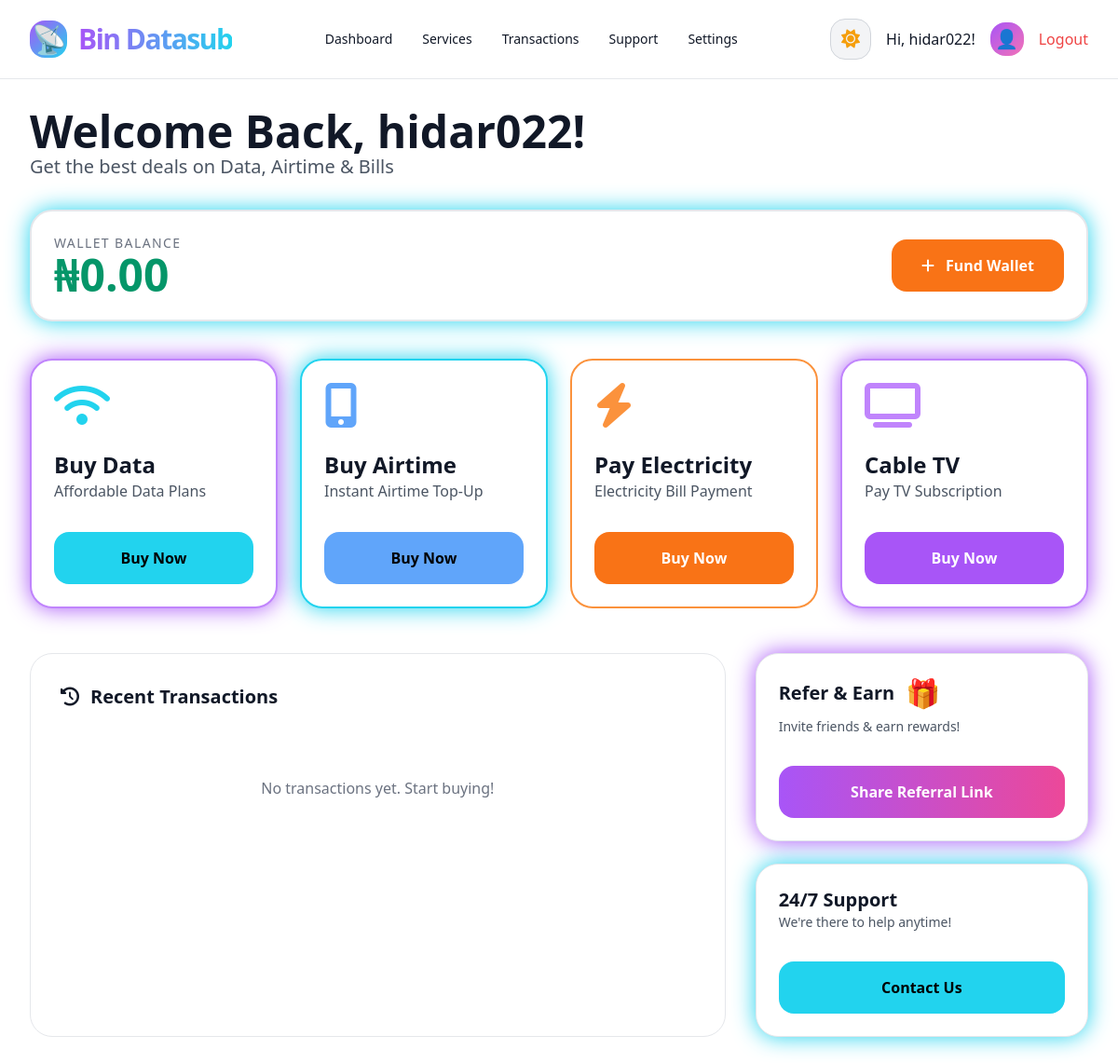
Before: /dashboard/ (signed in) with the older database file.
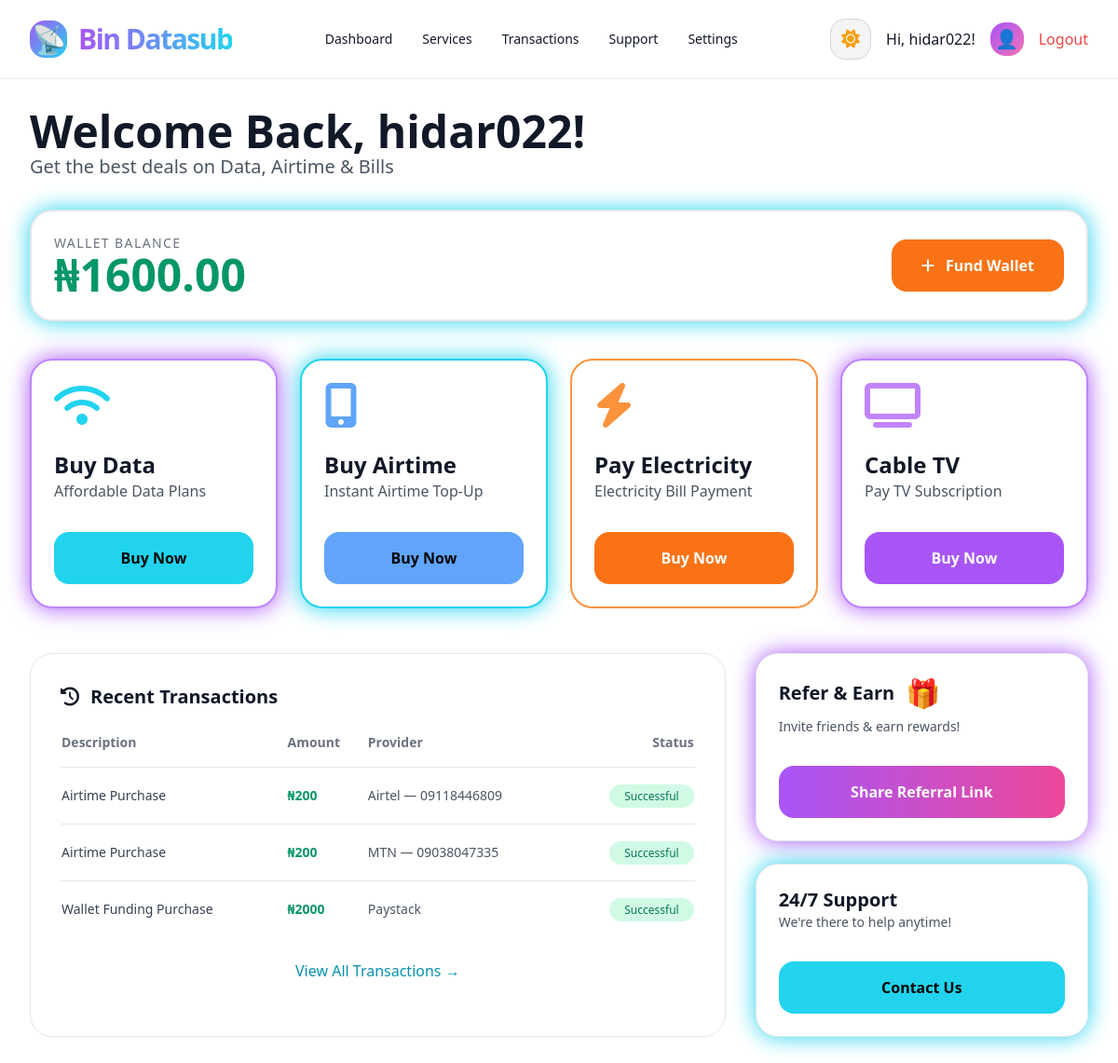
After: the same page with the newer database file.
### vtuapp/models.py (models this page shows, shortened)
class Wallet(models.Model):
    user = models.OneToOneField(User, on_delete=models.CASCADE, related_name='wallet')
    balance = models.DecimalField(max_digits=12, decimal_places=2, default=0.00)
    pin = models.CharField(max_length=128, blank=True, null=True)

class Transaction(models.Model):
    user = models.ForeignKey(User, on_delete=models.CASCADE)
    transaction_type = models.CharField(max_length=50) # Airtime, Data, etc.
    amount = models.DecimalField(max_digits=10, decimal_places=2)
    provider = models.CharField(max_length=100, blank=True)
    phone_or_meter = models.CharField(max_length=50, blank=True)
    status = models.CharField(max_length=20, default='Successful')
    timestamp = models.DateTimeField(auto_now_add=True)

### vtuapp/views.py (the view)
# urls.py: path('dashboard/', views.dashboard, name='dashboard'),
@login_required
def dashboard(request):
    wallet = request.user.wallet
    transactions = Transaction.objects.filter(user=request.user).order_by('-timestamp')[:4]
    return render(request, 'vtuapp/dashboard.html', {
        'wallet': wallet,
        'transactions': transactions
    })

### vtuapp/templates/vtuapp/dashboard.html (shortened to what the changed rows need)
{% extends 'vtuapp/base.html' %}
{% block content %}
<div class="max-w-screen-2xl mx-auto px-4 md:px-8 py-8">
    <h1 class="text-3xl md:text-5xl font-bold text-gray-900 dark:text-white">
        Welcome Back, {{ request.user.username }}!
    </h1>
    <div class="mt-8 bg-white dark:bg-gradient-to-r dark:from-[#1a174a] dark:to-[#120f2e]
                border-2 border-gray-200 dark:border-cyan-400 rounded-3xl p-5 md:p-6
                flex flex-col sm:flex-row items-start sm:items-center justify-between gap-4 neon-cyan">
        <div>
            <p class="uppercase text-xs md:text-sm tracking-widest text-gray-500 dark:text-cyan-300">
                Wallet Balance
            </p>
            <p class="text-4xl md:text-5xl font-bold text-emerald-600 dark:text-cyan-400">
                ₦{{ wallet.balance|floatformat:2 }}
            </p>
        </div>
    </div>
    <div class="mt-12 grid grid-cols-1 lg:grid-cols-12 gap-6 md:gap-8">
        <div class="lg:col-span-8 bg-white dark:bg-[#12123a] border border-gray-200 dark:border-gray-700 rounded-3xl p-5 md:p-8">
            <h2 class="text-xl font-semibold mb-6 flex items-center gap-3 text-gray-900 dark:text-white">
                <i class="fas fa-history"></i> Recent Transactions
            </h2>
            {% if transactions %}
                <div class="overflow-x-auto">
                    <table class="w-full text-sm min-w-[600px]">
                        <thead>
                            <tr class="border-b border-gray-200 dark:border-gray-700 text-left text-xs md:text-sm text-gray-500 dark:text-gray-400">
                                <th class="pb-4">Description</th>
                                <th class="pb-4">Amount</th>
                                <th class="pb-4">Provider</th>
                                <th class="pb-4 text-right">Status</th>
                            </tr>
                        </thead>
                        <tbody class="divide-y divide-gray-200 dark:divide-gray-800">
                            {% for tx in transactions %}
                            <tr>
                                <td class="py-5 text-gray-700 dark:text-gray-300">{{ tx.transaction_type }} Purchase</td>
                                <td class="py-5 font-semibold text-emerald-600 dark:text-emerald-400">₦{{ tx.amount|floatformat:0 }}</td>
                                <td class="py-5 text-gray-600 dark:text-gray-400">
                                    {{ tx.provider }} {% if tx.phone_or_meter %}— {{ tx.phone_or_meter }}{% endif %}
                                </td>
                                <td class="py-5 text-right">
                                    <span class="bg-emerald-100 dark:bg-emerald-500/20 text-emerald-700 dark:text-emerald-400 px-4 py-1 rounded-3xl text-xs font-medium">
                                        Successful
                                    </span>
                                </td>
                            </tr>
                            {% endfor %}
                        </tbody>
                    </table>
                </div>
                <div class="mt-6 text-center">
                    <a href="{% url 'transactions' %}" class="text-cyan-600 dark:text-cyan-400 hover:underline">
                        View All Transactions →
                    </a>
                </div>
            {% else %}
                <p class="text-gray-500 dark:text-gray-400 text-center py-12">No transactions yet. Start buying!</p>
            {% endif %}
        </div>
    </div>
</div>
{% endblock %}

Changed rows visible on the page:
changed Wallet: balance "0.00" → "1600.00"
added Transaction: transaction_type "Airtime", amount "200", provider "Airtel", phone_or_meter "09118446809"
added Transaction: transaction_type "Airtime", amount "200", provider "MTN", phone_or_meter "09038047335"
added Transaction: transaction_type "Wallet Funding", amount "2000", provider "Paystack"
Other visible differences:
text no longer shown: "No transactions yet. Start buying!"
text now shown: "Description Amount Provider Status View All Transactions →"
